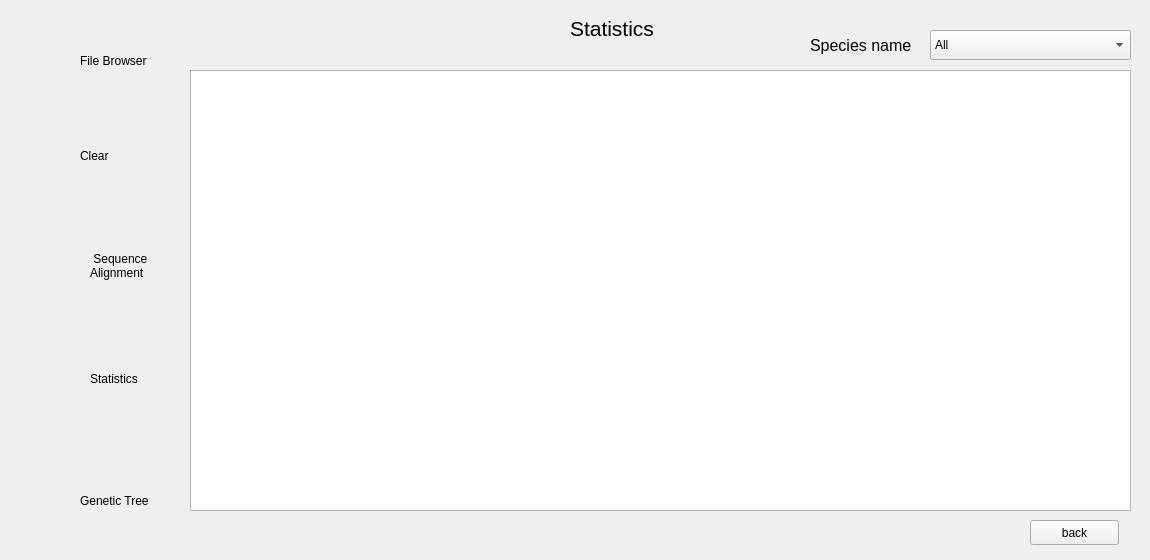
    <widget class="QWidget" name="page_2">
     <widget class="QFrame" name="frame_3">
      <property name="geometry">
       <rect>
        <x>10</x>
        <y>0</y>
        <width>171</width>
        <height>551</height>
       </rect>
      </property>
      <property name="frameShape">
       <enum>QFrame::NoFrame</enum>
      </property>
      <property name="frameShadow">
       <enum>QFrame::Raised</enum>
      </property>
      <widget class="QPushButton" name="pushButton_14">
       <property name="geometry">
        <rect>
         <x>10</x>
         <y>230</y>
         <width>61</width>
         <height>71</height>
        </rect>
       </property>
       <property name="text">
        <string/>
       </property>
       <property name="icon">
        <iconset>
         <normaloff>../../../Desktop/newdesign/icons/archive (2)/seq.svg</normaloff>../../../Desktop/newdesign/icons/archive (2)/seq.svg</iconset>
       </property>
       <property name="iconSize">
        <size>
         <width>60</width>
         <height>70</height>
        </size>
       </property>
       <property name="flat">
        <bool>true</bool>
       </property>
      </widget>
      <widget class="QPushButton" name="pushButton_15">
       <property name="geometry">
        <rect>
         <x>0</x>
         <y>340</y>
         <width>71</width>
         <height>71</height>
        </rect>
       </property>
       <property name="text">
        <string/>
       </property>
       <property name="icon">
        <iconset>
         <normaloff>../../../Desktop/newdesign/icons/archive (2)/analytics.svg</normaloff>../../../Desktop/newdesign/icons/archive (2)/analytics.svg</iconset>
       </property>
       <property name="iconSize">
        <size>
         <width>50</width>
         <height>50</height>
        </size>
       </property>
       <property name="flat">
        <bool>true</bool>
       </property>
      </widget>
      <widget class="QLabel" name="label_4">
       <property name="geometry">
        <rect>
         <x>70</x>
         <y>40</y>
         <width>101</width>
         <height>41</height>
        </rect>
       </property>
       <property name="text">
        <string>File Browser</string>
       </property>
      </widget>
      <widget class="QLabel" name="label_8">
       <property name="geometry">
        <rect>
         <x>80</x>
         <y>240</y>
         <width>81</width>
         <height>51</height>
        </rect>
       </property>
       <property name="text">
        <string> Sequence 
Alignment</string>
       </property>
      </widget>
      <widget class="QPushButton" name="pushButton_8">
       <property name="geometry">
        <rect>
         <x>0</x>
         <y>20</y>
         <width>71</width>
         <height>81</height>
        </rect>
       </property>
       <property name="font">
        <font>
         <kerning>true</kerning>
        </font>
       </property>
       <property name="text">
        <string/>
       </property>
       <property name="icon">
        <iconset>
         <normaloff>../../../Desktop/newdesign/icons/archive (2)/Browse.svg</normaloff>../../../Desktop/newdesign/icons/archive (2)/Browse.svg</iconset>
       </property>
       <property name="iconSize">
        <size>
         <width>60</width>
         <height>90</height>
        </size>
       </property>
       <property name="checkable">
        <bool>false</bool>
       </property>
       <property name="flat">
        <bool>true</bool>
       </property>
      </widget>
      <widget class="QPushButton" name="pushButton_9">
       <property name="geometry">
        <rect>
         <x>0</x>
         <y>120</y>
         <width>61</width>
         <height>81</height>
        </rect>
       </property>
       <property name="font">
        <font>
         <kerning>true</kerning>
        </font>
       </property>
       <property name="text">
        <string/>
       </property>
       <property name="icon">
        <iconset>
         <normaloff>../../../Desktop/newdesign/icons/archive (2)/erase.svg</normaloff>../../../Desktop/newdesign/icons/archive (2)/erase.svg</iconset>
       </property>
       <property name="iconSize">
        <size>
         <width>60</width>
         <height>90</height>
        </size>
       </property>
       <property name="checkable">
        <bool>false</bool>
       </property>
       <property name="flat">
        <bool>true</bool>
       </property>
      </widget>
      <widget class="QLabel" name="label_9">
       <property name="geometry">
        <rect>
         <x>70</x>
         <y>140</y>
         <width>101</width>
         <height>31</height>
        </rect>
       </property>
       <property name="text">
        <string>Clear</string>
       </property>
      </widget>
      <widget class="QLabel" name="label_10">
       <property name="geometry">
        <rect>
         <x>80</x>
         <y>370</y>
         <width>67</width>
         <height>17</height>
        </rect>
       </property>
       <property name="text">
        <string>Statistics</string>
       </property>
      </widget>
      <widget class="QLabel" name="label_37">
       <property name="geometry">
        <rect>
         <x>70</x>
         <y>460</y>
         <width>91</width>
         <height>81</height>
        </rect>
       </property>
       <property name="text">
        <string>Genetic Tree</string>
       </property>
      </widget>
      <widget class="QPushButton" name="pushButton_34">
       <property name="geometry">
        <rect>
         <x>-10</x>
         <y>450</y>
         <width>91</width>
         <height>91</height>
        </rect>
       </property>
       <property name="text">
        <string/>
       </property>
       <property name="icon">
        <iconset>
         <normaloff>../img/inactive/tree.svg</normaloff>../img/inactive/tree.svg</iconset>
       </property>
       <property name="iconSize">
        <size>
         <width>100</width>
         <height>100</height>
        </size>
       </property>
       <property name="flat">
        <bool>true</bool>
       </property>
      </widget>
     </widget>
     <widget class="QFrame" name="frame_4">
      <property name="geometry">
       <rect>
        <x>170</x>
        <y>0</y>
        <width>971</width>
        <height>551</height>
       </rect>
      </property>
      <property name="frameShape">
       <enum>QFrame::NoFrame</enum>
      </property>
      <property name="frameShadow">
       <enum>QFrame::Raised</enum>
      </property>
      <widget class="QTextBrowser" name="textBrowser">
       <property name="geometry">
        <rect>
         <x>20</x>
         <y>70</y>
         <width>941</width>
         <height>441</height>
        </rect>
       </property>
      </widget>
      <widget class="QPushButton" name="back">
       <property name="geometry">
        <rect>
         <x>860</x>
         <y>520</y>
         <width>89</width>
         <height>25</height>
        </rect>
       </property>
       <property name="text">
        <string>back</string>
       </property>
      </widget>
      <widget class="QLabel" name="label">
       <property name="geometry">
        <rect>
         <x>640</x>
         <y>30</y>
         <width>101</width>
         <height>31</height>
        </rect>
       </property>
       <property name="font">
        <font>
         <pointsize>12</pointsize>
        </font>
       </property>
       <property name="text">
        <string>Species name</string>
       </property>
      </widget>
      <widget class="QComboBox" name="comboBox_2">
       <property name="geometry">
        <rect>
         <x>760</x>
         <y>30</y>
         <width>201</width>
         <height>30</height>
        </rect>
       </property>
       <property name="sizePolicy">
        <sizepolicy hsizetype="Preferred" vsizetype="Fixed">
         <horstretch>0</horstretch>
         <verstretch>0</verstretch>
        </sizepolicy>
       </property>
       <property name="frame">
        <bool>true</bool>
       </property>
       <item>
        <property name="text">
         <string>All</string>
        </property>
       </item>
       <item>
        <property name="text">
         <string>species1</string>
        </property>
       </item>
       <item>
        <property name="text">
         <string>species2</string>
        </property>
       </item>
       <item>
        <property name="text">
         <string>species3</string>
        </property>
       </item>
       <item>
        <property name="text">
         <string>species4</string>
        </property>
       </item>
      </widget>
      <widget class="QLabel" name="label_38">
       <property name="geometry">
        <rect>
         <x>400</x>
         <y>20</y>
         <width>111</width>
         <height>17</height>
        </rect>
       </property>
       <property name="font">
        <font>
         <pointsize>16</pointsize>
        </font>
       </property>
       <property name="text">
        <string>Statistics</string>
       </property>
      </widget>
     </widget>
    </widget>
